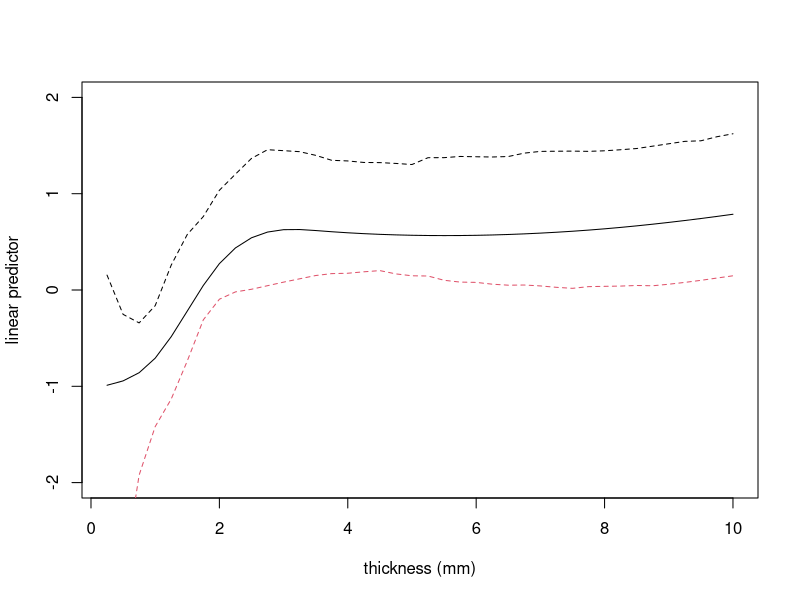

Reproduce this figure in R.
library(boot)


### Name: censboot
### Title: Bootstrap for Censored Data
### Aliases: censboot cens.return
### Keywords: survival

### ** Examples

library(survival)
# Example 3.9 of Davison and Hinkley (1997) does a bootstrap on some
# remission times for patients with a type of leukaemia.  The patients
# were divided into those who received maintenance chemotherapy and 
# those who did not.  Here we are interested in the median remission 
# time for the two groups.
data(aml, package = "boot") # not the version in survival.
aml.fun <- function(data) {
     surv <- survfit(Surv(time, cens) ~ group, data = data)
     out <- NULL
     st <- 1
     for (s in 1:length(surv$strata)) {
          inds <- st:(st + surv$strata[s]-1)
          md <- min(surv$time[inds[1-surv$surv[inds] >= 0.5]])
          st <- st + surv$strata[s]
          out <- c(out, md)
     }
     out
}
aml.case <- censboot(aml, aml.fun, R = 499, strata = aml$group)

# Now we will look at the same statistic using the conditional 
# bootstrap and the weird bootstrap.  For the conditional bootstrap 
# the survival distribution is stratified but the censoring 
# distribution is not. 

aml.s1 <- survfit(Surv(time, cens) ~ group, data = aml)
aml.s2 <- survfit(Surv(time-0.001*cens, 1-cens) ~ 1, data = aml)
aml.cond <- censboot(aml, aml.fun, R = 499, strata = aml$group,
     F.surv = aml.s1, G.surv = aml.s2, sim = "cond")


# For the weird bootstrap we must redefine our function slightly since
# the data will not contain the group number.
aml.fun1 <- function(data, str) {
     surv <- survfit(Surv(data[, 1], data[, 2]) ~ str)
     out <- NULL
     st <- 1
     for (s in 1:length(surv$strata)) {
          inds <- st:(st + surv$strata[s] - 1)
          md <- min(surv$time[inds[1-surv$surv[inds] >= 0.5]])
          st <- st + surv$strata[s]
          out <- c(out, md)
     }
     out
}
aml.wei <- censboot(cbind(aml$time, aml$cens), aml.fun1, R = 499,
     strata = aml$group,  F.surv = aml.s1, sim = "weird")

# Now for an example where a cox regression model has been fitted
# the data we will look at the melanoma data of Example 7.6 from 
# Davison and Hinkley (1997).  The fitted model assumes that there
# is a different survival distribution for the ulcerated and 
# non-ulcerated groups but that the thickness of the tumour has a
# common effect.  We will also assume that the censoring distribution
# is different in different age groups.  The statistic of interest
# is the linear predictor.  This is returned as the values at a
# number of equally spaced points in the range of interest.
data(melanoma, package = "boot")
library(splines)# for ns
mel.cox <- coxph(Surv(time, status == 1) ~ ns(thickness, df=4) + strata(ulcer),
                 data = melanoma)
mel.surv <- survfit(mel.cox)
agec <- cut(melanoma$age, c(0, 39, 49, 59, 69, 100))
mel.cens <- survfit(Surv(time - 0.001*(status == 1), status != 1) ~
                    strata(agec), data = melanoma)
mel.fun <- function(d) { 
     t1 <- ns(d$thickness, df=4)
     cox <- coxph(Surv(d$time, d$status == 1) ~ t1+strata(d$ulcer))
     ind <- !duplicated(d$thickness)
     u <- d$thickness[!ind]
     eta <- cox$linear.predictors[!ind]
     sp <- smooth.spline(u, eta, df=20)
     th <- seq(from = 0.25, to = 10, by = 0.25)
     predict(sp, th)$y
}
mel.str <- cbind(melanoma$ulcer, agec)

# this is slow!
mel.mod <- censboot(melanoma, mel.fun, R = 499, F.surv = mel.surv,
     G.surv = mel.cens, cox = mel.cox, strata = mel.str, sim = "model")
# To plot the original predictor and a 95% pointwise envelope for it
mel.env <- envelope(mel.mod)$point
th <- seq(0.25, 10, by = 0.25)
plot(th, mel.env[1, ],  ylim = c(-2, 2),
     xlab = "thickness (mm)", ylab = "linear predictor", type = "n")
lines(th, mel.mod$t0, lty = 1)
matlines(th, t(mel.env), lty = 2)
